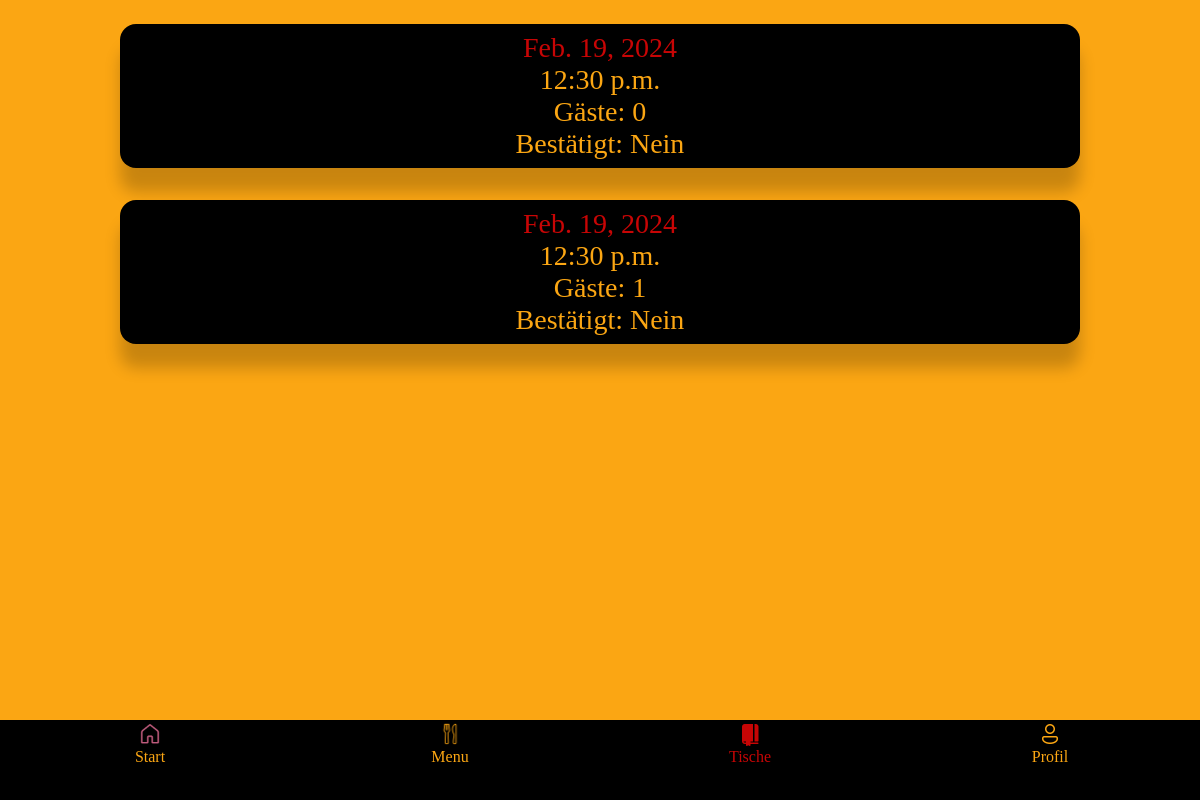
The page /user/orders/ (signed in) on the database as committed earlier.
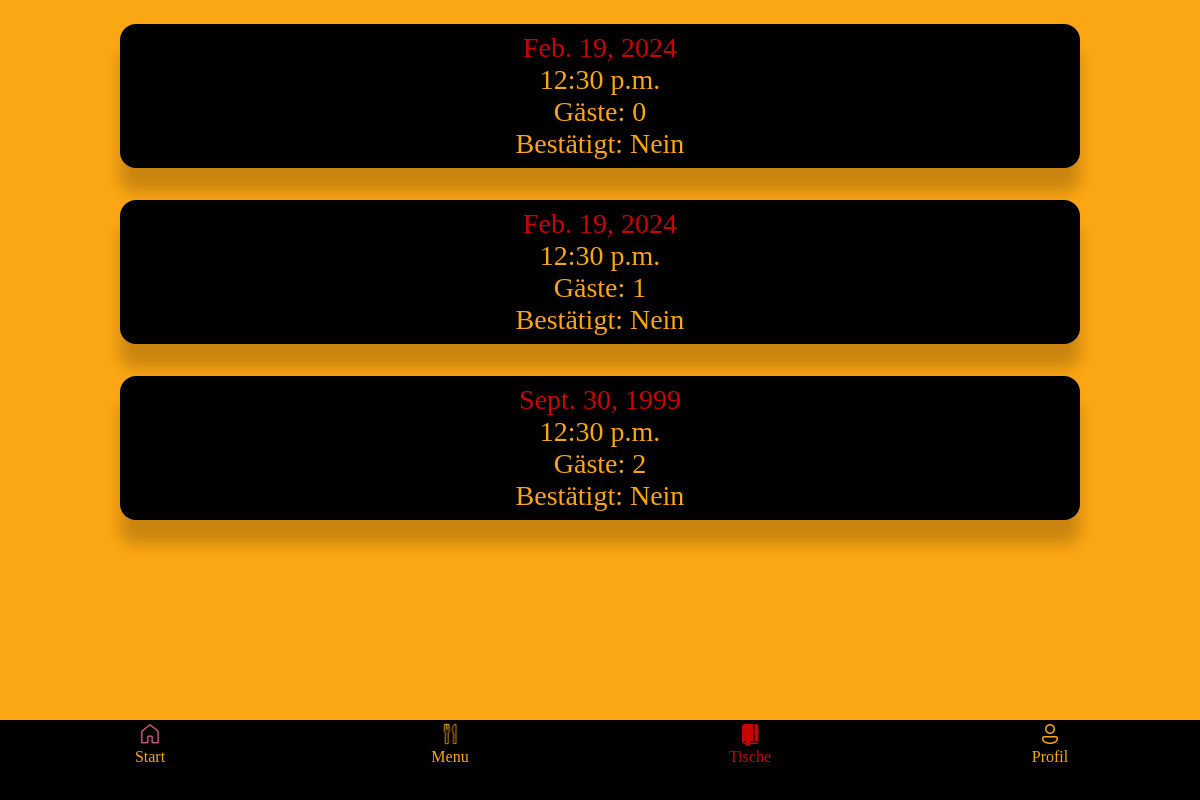
The same page on the database as committed later.
### reservation_app/models.py (models this page shows, shortened)
class Book(models.Model):
    user = models.ForeignKey(settings.AUTH_USER_MODEL, on_delete=models.CASCADE, default=1)
    last_name = models.CharField(default='', max_length=50)
    time = models.TimeField(default='12:30:00')
    date = models.DateField(default='2024-02-19')
    guests = models.IntegerField(default= '',null=False)
    confirmation= models.CharField(default='Nein', max_length=20)
    fcm_token = models.CharField(max_length=255, blank=True, null=True)
    phone     = models.CharField(max_length=30,blank=True,null=True)

### reservation_app/views.py (the view)
# urls.py: path('user/orders/', views.user_orders, name='user_orders'),
def user_orders(request):
    if request.user.is_authenticated:
        if request.user.is_superuser:
            return redirect('orders_admin')
        else:
            user_orders = Book.objects.filter(user=request.user)
            return render(request, 'user_orders.html', {'user_orders': user_orders})
    else:
        return redirect('login_user')

### reservation_app/templates/user_orders.html (shortened to what this page needs)
{% extends 'base.html' %}
{% block content %}
     {% if user.is_authenticated %}
     <div class="tables-container">
     {% for order in user_orders %}
     <div class="table_button"><label style="color:var(--red)">{{ order.date }} </label><br>{{ order.time }} <br> Gäste: {{ order.guests }} <br> Bestätigt: {{ order.confirmation }}<br><br></label>
     {% endfor %}
     {% endif %}
     <br/>
    <br/>
    <br/>
     {% load static %}
<a href="{% url 'home' %}">
  <button class="tabbar home">
      <img src="{% static 'icons/home.png' %}">
      <br>
      Start
  </button>
</a>
<a href="{% url 'menu' %}">
  <button class="tabbar menu">
      <img src="{% static 'icons/menu.png' %}" >
      <br>
      Menu
  </button>
</a>
<a href="{% url 'user_orders' %}">
  <button class="tabbar mybook">
      <img src="{% static 'icons/tables_active.png' %}">
      <br>
      Tische
  </button>
</a>
{% if user.is_authenticated %}
<a href="{% url 'account' %}">
  <button class="tabbar login_user">
      <img src="{% static 'icons/account.png' %}">
      <br>
      Profil
  </button>
</a>
{% endif %}
{% endblock %}

Rows that differ between the two databases and show on the page:
added Book: date "Sept. 30, 1999", time "12:30 p.m.", guests "2", confirmation "Nein"
